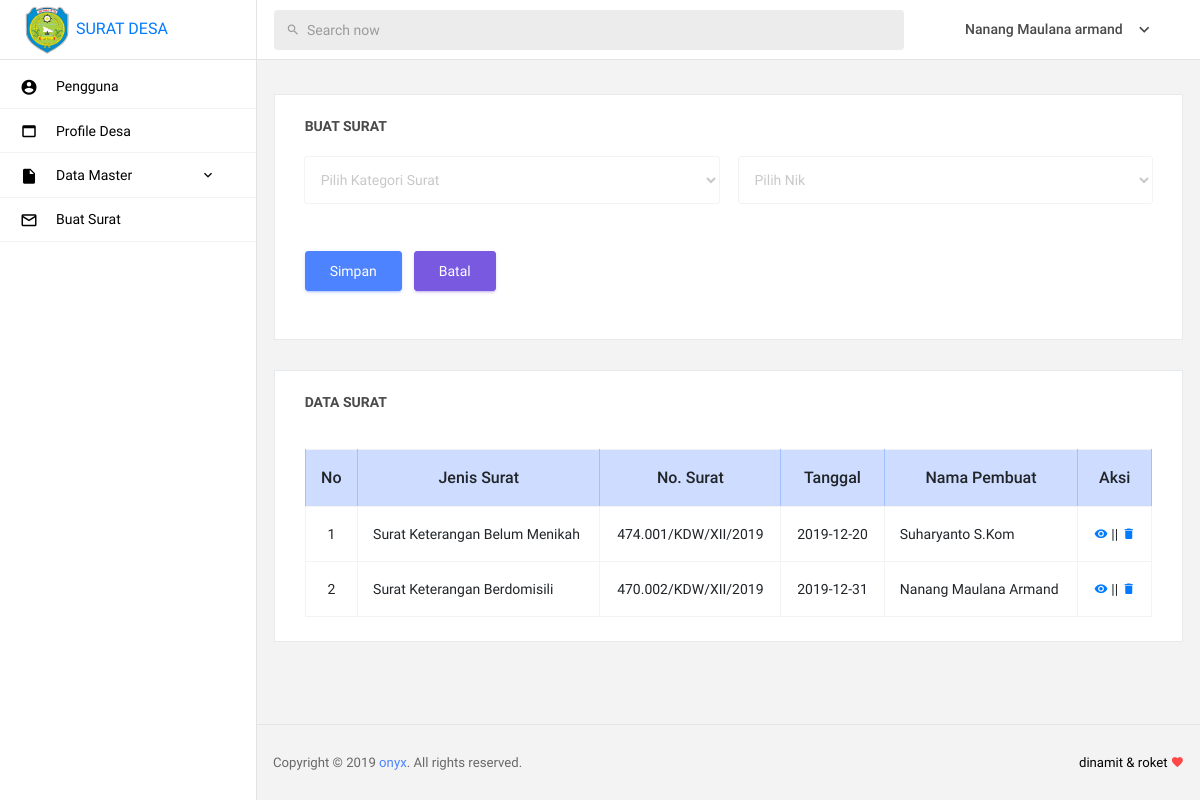
The page /home.php?page=surat-buat (signed in) on the database its author committed.
### tables this page shows
CREATE TABLE `tb_desa` (
  `id_desa` int(11) NOT NULL AUTO_INCREMENT,
  `logo` varchar(255) DEFAULT NULL,
  `nama_desa` varchar(100) DEFAULT NULL,
  `nama_kecamatan` varchar(100) DEFAULT NULL,
  `nama_kabupaten` varchar(100) DEFAULT NULL,
  `alamat_desa` text,
  `keterangan_lain` varchar(100) DEFAULT NULL,
  PRIMARY KEY (`id_desa`)
);

CREATE TABLE `tb_pengguna` (
  `id` int(11) NOT NULL AUTO_INCREMENT,
  `username` varchar(30) NOT NULL,
  `password` varchar(50) NOT NULL,
  `nama` varchar(32) NOT NULL,
  `level` varchar(10) NOT NULL,
  `foto` varchar(120) NOT NULL,
  PRIMARY KEY (`id`)
);

CREATE TABLE `tb_surat` (
  `id_surat` int(100) NOT NULL AUTO_INCREMENT,
  `id_kategori` int(100) DEFAULT NULL,
  `no` int(10) DEFAULT NULL,
  `no_surat` varchar(100) DEFAULT NULL,
  `tanggal` date DEFAULT NULL,
  `nik` varchar(100) DEFAULT NULL,
  `status` varchar(100) DEFAULT NULL,
  PRIMARY KEY (`id_surat`)
);

CREATE TABLE `tb_kategori_surat` (
  `id_kategori_surat` int(11) NOT NULL AUTO_INCREMENT,
  `nama_kategori` varchar(50) NOT NULL,
  `kode_surat` varchar(50) DEFAULT NULL,
  `kode_desa` varchar(50) DEFAULT NULL,
  PRIMARY KEY (`id_kategori_surat`,`nama_kategori`)
);

CREATE TABLE `tb_penduduk` (
  `nik` varchar(100) NOT NULL,
  `nama` varchar(100) DEFAULT NULL,
  `tempat_lahir` varchar(50) DEFAULT NULL,
  `tanggal_lahir` date DEFAULT NULL,
  `jenis_kelamin` varchar(15) DEFAULT NULL,
  `alamat` text,
  `agama` varchar(15) DEFAULT NULL,
  `golongan_darah` varchar(15) DEFAULT NULL,
  `status_perkawinan` varchar(50) DEFAULT NULL,
  `pekerjaan` varchar(50) DEFAULT NULL,
  `kewarganegaraan` varchar(100) DEFAULT NULL,
  PRIMARY KEY (`nik`)
);

### form/content/surat-buat.php (the view, shortened to what this page needs)
<div class="main-panel">
  <div class="content-wrapper">
    <div class="row">
      <div class="col-12 grid-margin stretch-card">
        <div class="card">
          <div class="card-body">
            <h4 class="card-title">Buat Surat</h4>
            <form action="form/include/buat_surat.php?action=buatsurat" method="POST" enctype="multipart/form-data">
              <div class="row">
                <div class="col-md-6">
                  <div class="form-group row">
                    <div class="col-sm-12">
                      <div class="form-group">
                        <select name="idks" id="ks" class="form-control">
                          <option>Pilih Kategori Surat</option>
                        </select>
                      </div>
                    </div>
                  </div>
                </div>
                <div class="col-md-6">
                  <div class="form-group row">
                    <div class="col-sm-12">
                      <div class="form-group">
                        <select name="nik" id="nn" class="form-control">
                          <option>Pilih Nik</option>
                        </select>
                      </div>
                    </div>
                  </div>
                </div>
                    </div>
                    <div class="form-group">
                      <input name="submit" type="submit" class="btn btn-primary mr-2" value="Simpan">
                      <input type="reset" value="Batal" class="btn btn-info resettiga" onclick="batalo()" />
                    </div>
                  </form>
                </div>
              </div>
            </div>
            <div class="col-12 grid-margin stretch-card">
              <div class="card">
                <div class="card-body">
                  <h4 class="card-title">Data Surat</h4>
                  <div class="table-responsive pt-3">
                    <table class="table table-bordered">
                      <thead>
                        <tr class="table-primary">
                          <th style="text-align: center;">No</th>
                          <th style="text-align: center;">Jenis Surat</th>
                          <th style="text-align: center;">No. Surat</th>
                          <th style="text-align: center;">Tanggal</th>
                          <th style="text-align: center;">Nama Pembuat</th>
                          <th style="text-align: center;">Aksi</th>
                        </tr>
                      </thead>
                      <tbody>
                        <?php
                        $surat= mysql_query ('
                          SELECT
                          ts.*,
                          tks.nama_kategori,
                          tp.nik,
                          tp.nama,
                          tp.tempat_lahir,
                          tp.tanggal_lahir,
                          tp.status_perkawinan,
                          tp.agama,
                          tp.jenis_kelamin,
                          tp.pekerjaan,
                          tp.alamat,
                          tis.isi_surat
                          FROM
                          tb_surat ts,
                          tb_isi_surat tis,
                          tb_kategori_surat tks,
                          tb_penduduk tp
                          WHERE
                          ts.id_kategori        = tis.id_kategori_surat
                          AND tis.id_kategori_surat = tks.id_kategori_surat
                          AND ts.nik                = tp.nik
                          ORDER BY id_surat
                            ') ;
                        $no = '1';
                        while ($cesu = mysql_fetch_array ($surat)){ ?>
                          <tr>
                            <td style="text-align: center;"><?=$no?></td>
                            <td style="text-align: justify;"><?=$cesu['nama_kategori']?></td>
                            <td style="text-align: center;"><?=$cesu['no_surat']?></td>
                            <td style="text-align: center;"><?=$cesu['tanggal']?></td>
                            <td style="text-align: justify;"><?=$cesu['nama']?></td>
                            <td style="text-align: center;">
                                <a href="form/include/cetak-surat.php?&id=<?php echo $cesu['id_surat']?>" target="_blank">
                                  <i class="mdi mdi-eye btn-icon-prepend"></i>
                                </a>
                                ||
                                <a href="javascript:;">
                                  <i class="mdi mdi-delete btn-icon-prepend" onclick="del('<?=$cesu['id_surat']?>');">
                                  </i>
                                </a>
                              </td>
                            </tr>
                            <?php $no++; } ?>
                          </tbody>
                        </table>
                      </div>
                    </div>
                  </div>
                </div>
              </div>
            </div>

### form/pages/header.php (shortened to what this page needs)
<!DOCTYPE html>
<html lang="en">
  <?php
   if(@$_SESSION['admin']) {
    $userlogin = @$_SESSION['admin'];
  } else {
   header("location: login.php");
 }
 $sql = mysql_query("SELECT * FROM tb_pengguna where id = '$userlogin'") or die(mysql_error());
 $data = mysql_fetch_array($sql);
 $logo =mysql_query("SELECT * FROM tb_desa");
 $log = mysql_fetch_array($logo);
 ?>
 <head>
  <link rel="stylesheet" href="assets/vendors/mdi/css/materialdesignicons.min.css">
  <link rel="stylesheet" href="assets/vendors/base/vendor.bundle.base.css">
  <link rel="stylesheet" href="assets/vendors/datatables.net-bs4/dataTables.bootstrap4.css">
  <link rel="stylesheet" href="assets/css/style.css">
  <link rel="stylesheet" href="https://ajax.googleapis.com/ajax/libs/jqueryui/1.12.1/themes/smoothness/jquery-ui.css">
  <link rel="stylesheet" href="https://cdnjs.cloudflare.com/ajax/libs/chosen/1.8.7/chosen.min.css">
</head>
<body>
  <div class="container-scroller">
    <nav class="navbar col-lg-12 col-12 p-0 fixed-top d-flex flex-row">
      <div class="navbar-brand-wrapper d-flex justify-content-center">
        <div class="navbar-brand-inner-wrapper d-flex justify-content-between align-items-center w-100">
          <a href="home.php?page=pengguna-data"><img src="assets/images/logo/<?=$log['logo']?>" alt="logo" width="50" height="50"/> SURAT DESA</a>
        </div>
      </div>
      <div class="navbar-menu-wrapper d-flex align-items-center justify-content-end">
        <ul class="navbar-nav mr-lg-4 w-100">
          <li class="nav-item nav-search d-none d-lg-block w-100">
            <div class="input-group">
              <div class="input-group-prepend">
                <span class="input-group-text" id="search">
                  <i class="mdi mdi-magnify"></i>
                </span>
              </div>
              <input type="text" class="form-control" placeholder="Search now" aria-label="search" aria-describedby="search">
            </div>
          </li>
        </ul>
        <ul class="navbar-nav navbar-nav-right">
          <li class="nav-item nav-profile dropdown">
            <a class="nav-link dropdown-toggle" href="#" data-toggle="dropdown" id="profileDropdown">
              <span class="nav-profile-name"><?php echo $data['nama']?></span>
            </a>
          </li>
        </ul>
      </div>
    </nav>

### rows shown on the page
tb_desa: logo (picture)
tb_pengguna: nama "Nanang Maulana armand"
tb_surat: tb_kategori_surat.nama_kategori "Surat Keterangan Belum Menikah", no_surat "474.001/KDW/XII/2019", tanggal "2019-12-20", tb_penduduk.nama "Suharyanto S.Kom"
tb_surat: tb_kategori_surat.nama_kategori "Surat Keterangan Berdomisili", no_surat "470.002/KDW/XII/2019", tanggal "2019-12-31", tb_penduduk.nama "Nanang Maulana Armand"
